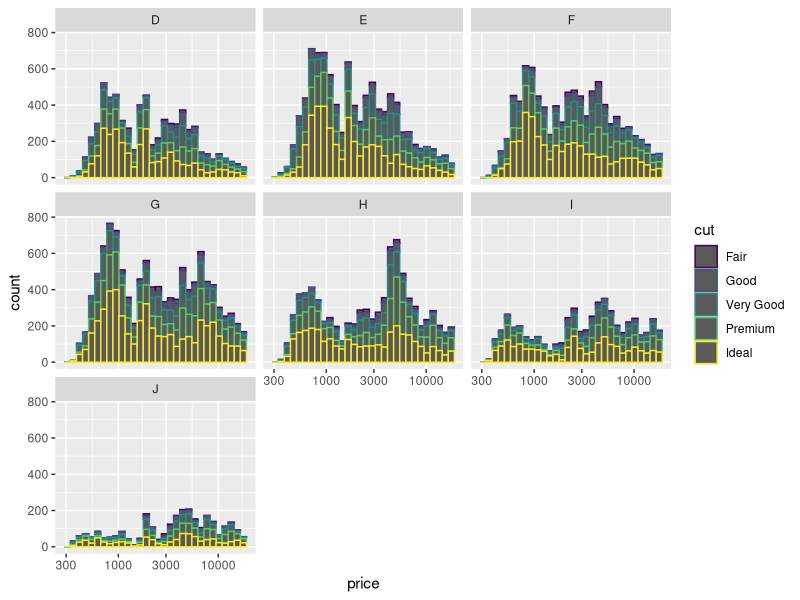
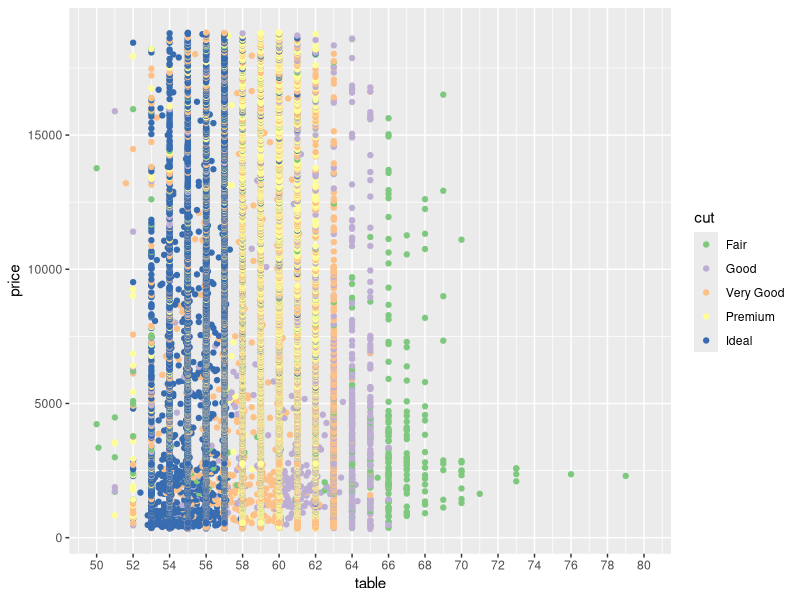
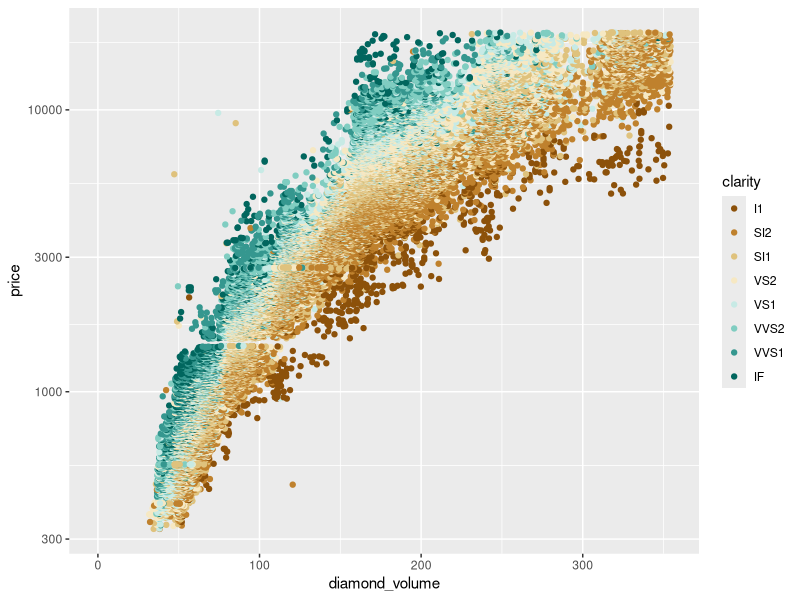
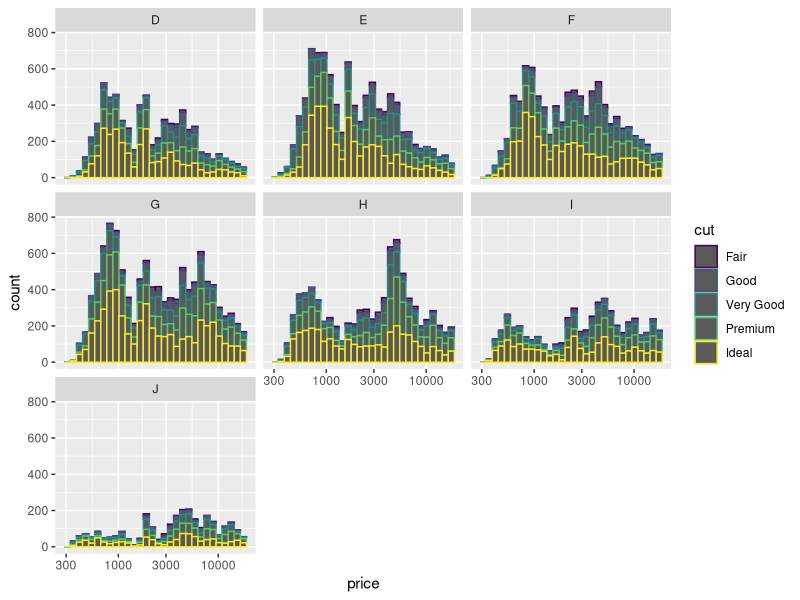

Here is the R script that generated these plots, in order: (Note: this script raises an error after producing the figures.)
## ---- chunk 1
install.packages('ggplot2')
library(ggplot2)
data(diamonds)
summary(diamonds)
setwd("/Users/sa1251/Documents/eda-project/eda-project")
getwd()

## ---- chunk 2
# Had issues with scale_fill_brewer function, so left colors as default. 
ggplot(aes(x = price), data = diamonds) +
  geom_histogram(aes(color = cut)) + facet_wrap(~color) + scale_x_log10()
ggsave('price_facet_color.png')
## ---- chunk 3
ggplot(aes(x = table, y = price), data = diamonds) + 
  geom_point(aes(color = cut)) + scale_color_brewer(type = 'qual') +
  scale_x_continuous(limits = c(50, 80), breaks = seq(50, 80, 2))
## ---- chunk 4
diamonds$diamond_volume <- (diamonds$x * diamonds$y * diamonds$z)
summary(diamonds$diamond_volume)

ggplot(aes(x = diamond_volume, y = price), data = diamonds) + 
  geom_point(aes(color = clarity)) + 
  xlim(0.00001, quantile(diamonds$diamond_volume, 0.99)) +
  scale_y_log10() + scale_color_brewer(type = 'div')
## ---- chunk 5
pf$prop_initiated <- (pf$friendships_initiated / pf$friend_count)
## ---- chunk 6
pf$year_joined <- floor(2014 - pf$tenure / 365)
pf$year_joined.bucket <- cut(pf$year_joined, breaks = c(2004, 2009, 2011, 2012, 2014))

ggplot(aes(x = tenure, y = prop_initiated), data = pf) +
  geom_line(aes(color = year_joined.bucket),
            stat = 'summary', fun.y = median)
## ---- chunk 7
ggplot(aes(x = tenure, y = prop_initiated), data = pf) +
  geom_smooth(aes(color = year_joined.bucket))
## ---- chunk 8
ggplot(aes(x = cut, y = price/carat), data = diamonds) +
  geom_jitter(aes(color = color)) + facet_wrap(~ clarity) + 
  scale_color_brewer(type = 'div')
